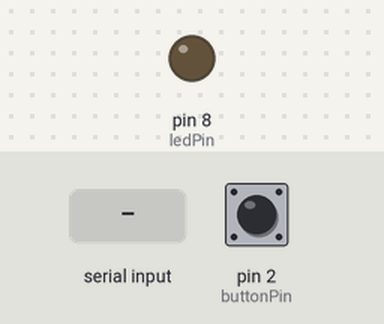
The sketch below on a simulated Arduino Uno, built with avr-gcc and run on an emulated ATmega328P. On the bench: output pins drawn as LEDs (lit = HIGH). Inputs (shaded band) come from the test bench; at power-on: pin 2 (buttonPin) HIGH. What the sketch prints to the serial monitor is not drawn.

Above: at 1.2 s.
1.3 s: "1" received over Serial
At 2.4 s:
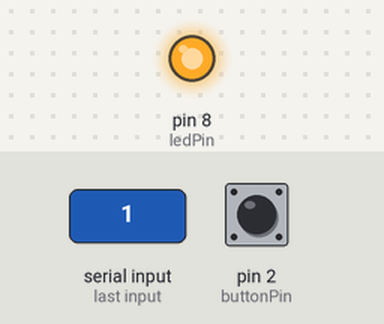
2.8 s: "0" received over Serial
At 3.6 s:
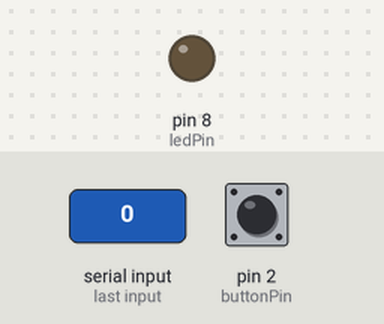
Timing chart, 0 to 5.8 s (numbered marks = the images above; inputs shaded):
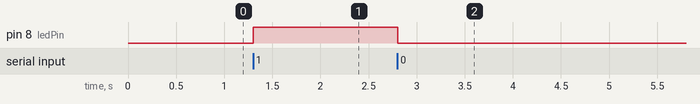

Measured:
- after the input at 1.3 s, pin 8 (ledPin): LOW → HIGH at once
- after the input at 2.8 s, pin 8 (ledPin): HIGH → LOW at once

The sketch:

this_is_master.ino
```cpp
//this is master

int state = 0;
const int ledPin = 8;
const int buttonPin = 2;
int buttonState = 1;

void setup()
{
  Serial.begin(9600);
  pinMode(ledPin, OUTPUT);
  digitalWrite(ledPin, LOW);
  pinMode(buttonPin, INPUT);
  digitalWrite(buttonPin, HIGH);
}

void loop()
{
 if(Serial.available() > 0)
 {
    // Checks whether data is comming from the serial port
    state = Serial.read(); // Reads the data from the serial port
 }
 // Controlling the LED
 buttonState = digitalRead(buttonPin);
 if (buttonState == LOW)
 {
  Serial.write('1');
 }
 else
 {
  Serial.write('0');
 }

 if (state == '1')
 {
  digitalWrite(ledPin, HIGH); // LED ON
  state = 0;
 }
 else if (state == '0')
 {
  digitalWrite(ledPin, LOW); // LED ON
  state = 0;
 }
}
```
